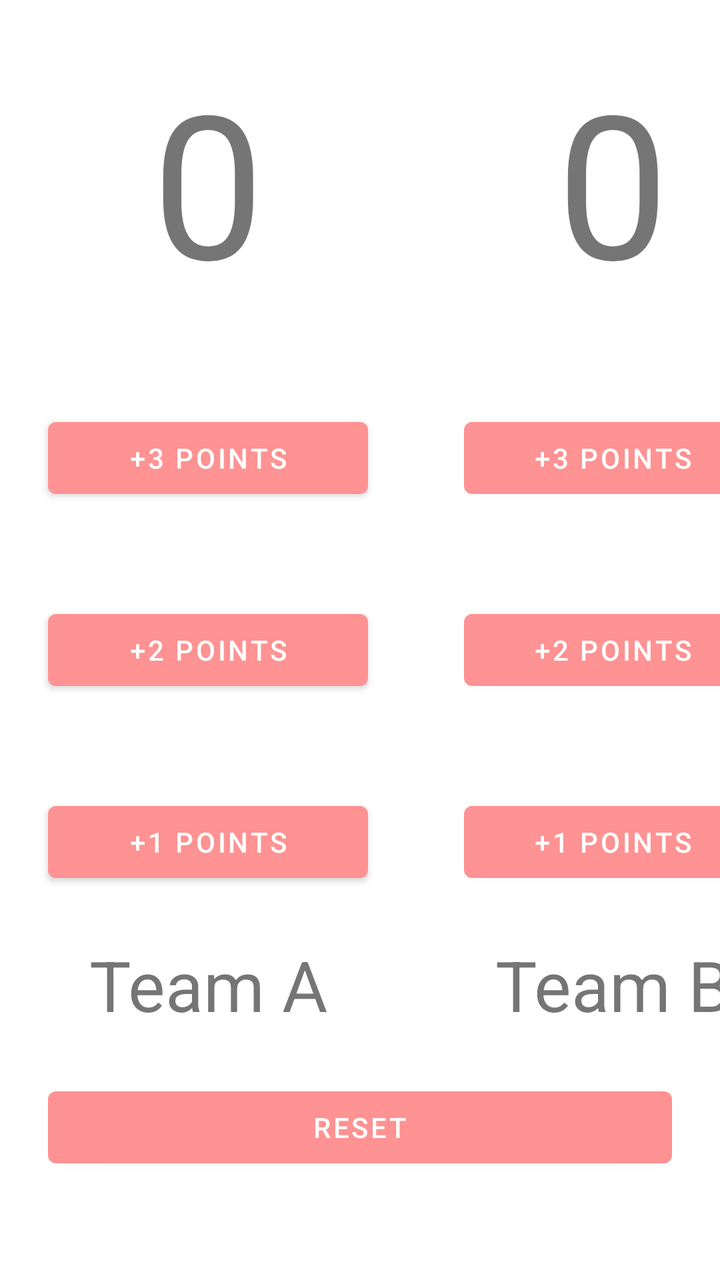
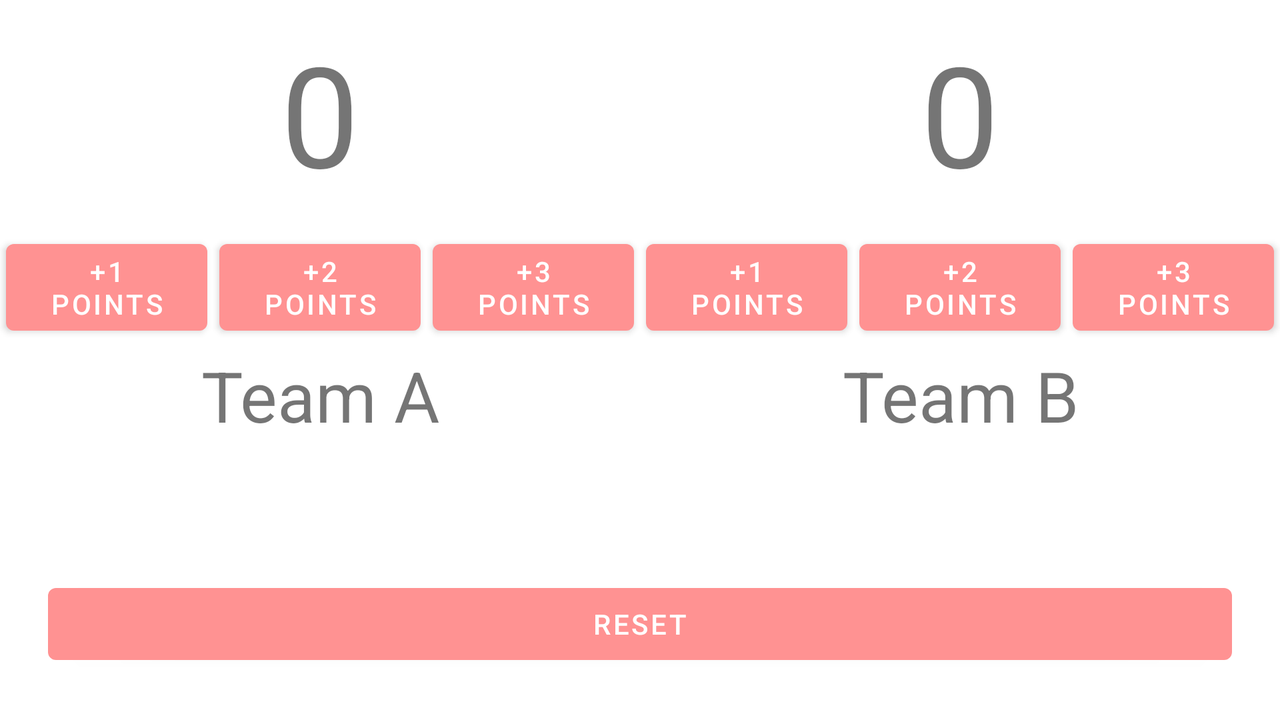

The same Android screen from two of the app's own layout files: first res/layout/ as a phone draws it, then the repository's variant for another configuration, drawn on a device whose configuration selects that folder. Both files follow.
<!-- AndroidManifest.xml: application theme Theme.Birthday_card -->
<!-- res/layout/activity_point.xml -->
<?xml version="1.0" encoding="utf-8"?>
<androidx.constraintlayout.widget.ConstraintLayout xmlns:android="http://schemas.android.com/apk/res/android"
    xmlns:app="http://schemas.android.com/apk/res-auto"
    xmlns:tools="http://schemas.android.com/tools"
    android:layout_width="match_parent"
    android:layout_height="match_parent"
    tools:context=".MainActivity">

    <LinearLayout
        android:layout_width="match_parent"
        android:layout_height="wrap_content"
        android:orientation="vertical">

        <LinearLayout
            android:layout_width="match_parent"
            android:layout_height="wrap_content"
            android:orientation="horizontal">

            <LinearLayout
                android:layout_width="208dp"
                android:layout_height="match_parent"
                android:orientation="vertical">

                <TextView
                    android:id="@+id/text1"
                    android:layout_width="match_parent"
                    android:layout_height="wrap_content"
                    android:layout_gravity="center"
                    android:layout_margin="24dp"
                    android:gravity="center"
                    android:text="@string/text1"
                    android:textSize="100sp" />

                <Button
                    android:id="@+id/btn3"
                    android:layout_width="match_parent"
                    android:layout_height="wrap_content"
                    android:layout_margin="24dp"
                    android:onClick="clickb"
                    android:text="@string/btn1" />

                <Button
                    android:id="@+id/btn2"
                    android:layout_width="match_parent"
                    android:layout_height="wrap_content"
                    android:layout_margin="24dp"
                    android:onClick="clickb"
                    android:text="@string/btn2" />

                <Button
                    android:id="@+id/btn1"
                    android:layout_width="match_parent"
                    android:layout_height="wrap_content"
                    android:layout_margin="24dp"
                    android:onClick="clickb"
                    android:text="@string/btn3" />

                <TextView
                    android:id="@+id/textView2"
                    android:layout_width="match_parent"
                    android:layout_height="wrap_content"
                    android:layout_gravity="center"
                    android:gravity="center"
                    android:text="Team A"
                    android:textSize="35sp" />
            </LinearLayout>

            <LinearLayout
                android:layout_width="197dp"
                android:layout_height="match_parent"
                android:orientation="vertical">

                <TextView
                    android:id="@+id/text2"
                    android:layout_width="match_parent"
                    android:layout_height="wrap_content"
                    android:layout_gravity="center"
                    android:layout_margin="24dp"
                    android:gravity="center"
                    android:text="@string/text1"
                    android:textSize="100sp" />

                <Button
                    android:id="@+id/btn13"
                    android:layout_width="match_parent"
                    android:layout_height="wrap_content"
                    android:layout_margin="24dp"
                    android:onClick="clickb"
                    android:text="@string/btn1" />

                <Button
                    android:id="@+id/btn12"
                    android:layout_width="match_parent"
                    android:layout_height="wrap_content"
                    android:layout_margin="24dp"
                    android:onClick="clickb"
                    android:text="@string/btn2" />

                <Button
                    android:id="@+id/btn11"
                    android:layout_width="match_parent"
                    android:layout_height="wrap_content"
                    android:layout_margin="24dp"
                    android:onClick="clickb"
                    android:text="@string/btn3" />

                <TextView
                    android:id="@+id/textView3"
                    android:layout_width="match_parent"
                    android:layout_height="wrap_content"
                    android:layout_gravity="center"
                    android:gravity="center"
                    android:text="Team B"
                    android:textSize="35sp" />

            </LinearLayout>
        </LinearLayout>

        <Button
            android:id="@+id/btn_reset"
            android:layout_width="match_parent"
            android:layout_height="match_parent"
            android:layout_margin="24dp"
            android:onClick="clickb"
            android:text="@string/btn4" />
    </LinearLayout>

</androidx.constraintlayout.widget.ConstraintLayout>
<!-- resources referenced by this layout -->
<resources>
  <string name="btn1">+3 PointS</string>
  <string name="btn2">+2 PointS</string>
  <string name="btn3">+1 PointS</string>
  <string name="btn4">Reset</string>
  <string name="text1">0</string>
  <style name="Theme.Birthday_card" parent="Theme.MaterialComponents.DayNight.DarkActionBar">
          
          <item name="colorPrimary">#FF9292</item>
          <item name="colorPrimaryVariant">#FD8686</item>
          <item name="colorOnPrimary">@color/white</item>
          
          <item name="colorSecondary">@color/teal_200</item>
          <item name="colorSecondaryVariant">@color/teal_700</item>
          <item name="colorOnSecondary">@color/black</item>
          
          <item name="android:statusBarColor" tools:targetApi="l">?attr/colorPrimaryVariant</item>
          
      </style>
  <color name="white">#FFFFFFFF</color>
  <color name="teal_200">#FF03DAC5</color>
  <color name="teal_700">#FF018786</color>
  <color name="black">#FF000000</color>
</resources>
<!-- res/layout-land/activity_point.xml (the repository's variant of the layout above) -->
<!-- drawn on the phone turned sideways -->
<?xml version="1.0" encoding="utf-8"?>
<androidx.constraintlayout.widget.ConstraintLayout xmlns:android="http://schemas.android.com/apk/res/android"
    xmlns:app="http://schemas.android.com/apk/res-auto"
    xmlns:tools="http://schemas.android.com/tools"
    android:layout_width="match_parent"
    android:layout_height="match_parent"
    tools:context=".Point">

    <LinearLayout
        android:layout_width="match_parent"
        android:layout_height="match_parent"
        android:orientation="vertical">

        <LinearLayout
            android:layout_width="match_parent"
            android:layout_height="wrap_content"
            android:layout_weight="1"
            android:orientation="horizontal">

            <LinearLayout
                android:layout_width="0dp"
                android:layout_weight="1"
                android:layout_height="match_parent"
                android:orientation="vertical">

                <TextView
                    android:id="@+id/text1"
                    android:layout_width="match_parent"
                    android:layout_height="wrap_content"
                    android:layout_gravity="center"
                    android:layout_margin="10dp"
                    android:gravity="center"
                    android:text="@string/text1"
                    android:textSize="70sp" />

                <LinearLayout
                    android:layout_width="match_parent"
                    android:layout_height="wrap_content"
                    android:orientation="horizontal">

                    <Button
                        android:id="@+id/btn1"
                        android:layout_width="0dp"
                        android:layout_height="wrap_content"
                        android:layout_margin="3dp"
                        android:layout_weight="1"
                        android:onClick="clickb"
                        android:text="@string/btn3" />

                    <Button
                        android:id="@+id/btn2"
                        android:layout_width="0dp"
                        android:layout_height="wrap_content"
                        android:layout_margin="3dp"
                        android:layout_weight="1"
                        android:onClick="clickb"
                        android:text="@string/btn2" />

                    <Button
                        android:id="@+id/btn3"
                        android:layout_width="0dp"
                        android:layout_height="wrap_content"
                        android:layout_margin="3dp"
                        android:layout_weight="1"
                        android:onClick="clickb"
                        android:text="@string/btn1" />

                </LinearLayout>

                <TextView
                    android:id="@+id/textView2"
                    android:layout_width="match_parent"
                    android:layout_height="wrap_content"
                    android:layout_gravity="center"
                    android:gravity="center"
                    android:text="Team A"
                    android:textSize="35sp" />
            </LinearLayout>

            <LinearLayout
                android:layout_width="0dp"
                android:layout_weight="1"
                android:layout_height="match_parent"
                android:orientation="vertical">

                <TextView
                    android:id="@+id/text2"
                    android:layout_width="match_parent"
                    android:layout_height="wrap_content"
                    android:layout_gravity="center"
                    android:layout_margin="10dp"
                    android:gravity="center"
                    android:text="@string/text1"
                    android:textSize="70sp" />

                <LinearLayout
                    android:layout_width="match_parent"
                    android:layout_height="wrap_content"
                    android:orientation="horizontal">

                    <Button
                        android:id="@+id/btn11"
                        android:layout_width="0dp"
                        android:layout_height="wrap_content"
                        android:layout_margin="3dp"
                        android:layout_weight="1"
                        android:onClick="clickb"
                        android:text="@string/btn3" />

                    <Button
                        android:id="@+id/btn12"
                        android:layout_width="0dp"
                        android:layout_height="wrap_content"
                        android:layout_margin="3dp"
                        android:layout_weight="1"
                        android:onClick="clickb"
                        android:text="@string/btn2" />

                    <Button
                        android:id="@+id/btn13"
                        android:layout_width="0dp"
                        android:layout_height="wrap_content"
                        android:layout_margin="3dp"
                        android:layout_weight="1"
                        android:onClick="clickb"
                        android:text="@string/btn1" />

                </LinearLayout>

                <TextView
                    android:id="@+id/textView3"
                    android:layout_width="match_parent"
                    android:layout_height="wrap_content"
                    android:layout_gravity="center"
                    android:gravity="center"
                    android:text="Team B"
                    android:textSize="35sp" />

            </LinearLayout>
        </LinearLayout>

        <Button
            android:id="@+id/btn_reset"
            android:layout_width="match_parent"
            android:layout_height="wrap_content"
            android:layout_margin="24dp"
            android:onClick="clickb"
            android:text="@string/btn4" />
    </LinearLayout>

</androidx.constraintlayout.widget.ConstraintLayout>
